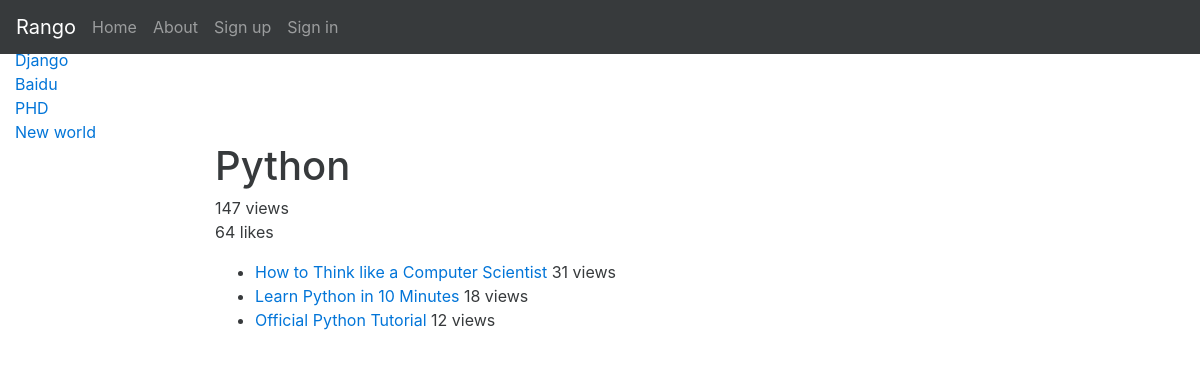
/rango/category/python/, run on the app's committed database.
### rango/models.py (models this page shows, shortened)
class Category(models.Model):
	name = models.CharField(max_length = 128, unique = True)
	views = models.IntegerField(default = 0)
	likes = models.IntegerField(default = 0)
	slug = models.SlugField(default = "")
	def save(self, *args, **kwargs):
		self.slug = slugify(self.name)
		super(Category, self).save(*args, **kwargs)
	class Meta:
		verbose_name_plural = 'categories'

class Page(models.Model):
	category = models.ForeignKey(Category)
	title = models.CharField(max_length = 128)
	url = models.URLField()
	views = models.IntegerField(default = 0)
	first_visit = models.DateTimeField(auto_now = False, auto_now_add = True)
	last_visit = models.DateTimeField(auto_now = True, auto_now_add = False)

### rango/views.py (the view)
# urls.py: url(r'^category/(?P<category_name_slug>[\w\-]+)/$', views.show_category, name = 'show_category'),
def show_category(request, category_name_slug):
	context_dict = {}
	try:
		category = Category.objects.get(slug = category_name_slug)
		pages = Page.objects.filter(category = category).order_by('-views')
		category.views = category.views + 1
		category.save()
		context_dict['category'] = category
		context_dict['pages'] = pages
	except Category.DoesNotExist:
		context_dict['category'] = None
		context_dict['pages'] = None
	return render(request, 'rango/category.html', context = context_dict)

### rango/templatetags/rango_template_tags.py (called while the page is built)
@register.inclusion_tag('rango/cats.html')
def get_category_list(cat = None):
	return {'cats': Category.objects.all(),
		'act_cat': cat}

### templates/rango/category.html (shortened to what this page needs)
{% extends 'rango/base.html' %}
{% block body %}
		{% if category %}
			<h1 >{{ category.name }}</h1>
			<p>{{ category.views }} views<br />
			{{ category.likes }} likes</p>
			{% if pages %}
				<ul>
					{% for page in pages %}
						<li><a href="{% url 'goto' %}?page_id={{ page.id }}">{{ page.title }}</a>   {{ page.views }} views</li>
					{% endfor %}
				</ul>
			{% else %}
				<h3>No pages currently in category!</h3>
			{% endif %}
		{% else %}
			<h3>The specified category does not exist!</h3>
		{% endif %}
{% endblock %}

### templates/rango/base.html (shortened to what this page needs)
<!DOCTYPE html>
<html lang="en">
{% load staticfiles %}
{% load rango_template_tags %}
	<head>
		<link href="http://v4-alpha.getbootstrap.com/dist/css/bootstrap.min.css" rel="stylesheet">
		<link href="http://v4-alpha.getbootstrap.com/examples/dashboard/dashboard.css" rel="stylesheet">
	</head>
	<body>
		<nav class="navbar navbar-dark navbar-fixed-top bg-inverse">
			<a class="navbar-brand" href="{% url 'index' %}">Rango</a>
			<div id="navbar">
				<nav class="nav navbar-nav pull-xs-left">
					<a class="nav-item nav-link" href="{% url 'index' %}">Home</a>
					<a class="nav-item nav-link" href="{% url 'about' %}">About</a>
					{% if user.is_authenticated %}
					<a class="nav-item nav-link" href="{% url 'add_category' %}">Add a New Category</a>
					<a class="nav-item nav-link" href="{% url 'auth_logout' %}">Logout</a>
					{% else %}
					<a class="nav-item nav-link" href="{% url 'registration_register' %}">Sign up</a>
					<a class="nav-item nav-link" href="{% url 'auth_login' %}">Sign in</a>
					{% endif %}
				</nav>
			</div>
		</nav>
		<div class="container-fluid">
			<div class="row">
				<div class="col-sm-3 col-md-2 sidebar">
				{% block sidebar %}
					{% get_category_list category %}
				{% endblock %}
				</div>
				<div class="col-sm-9 offset-sm-3 col-md-10 offset-md-2 main">
					{% block body %}
					{% endblock %}
				</div>
			</div>
		</div>
	</body>
</html>

### templates/rango/cats.html
<ul class="nav nav-sidebar">
	{% if cats %}
		{% for c in cats %}
			{% if c == act_cat %}
				<li>
				<strong>
				<a href="{% url 'show_category' c.slug %}">{{ c.name }}</a>
				</strong>
				</li>
			{% else %}
				<li>
				<a href="{% url 'show_category' c.slug %}">{{ c.name }}</a>
				</li>
			{% endif %}
		{% endfor %}
	{% else %}
		<strong>There are no category present.</strong>
	{% endif %}
</ul>

### data on the page
Category: name "Django"
Category: name "Baidu"
Category: name "PHD"
Category: name "New world"
Category: name "Python", views "147", likes "64"
Page: title "How to Think like a Computer Scientist", views "31"
Page: title "Learn Python in 10 Minutes", views "18"
Page: title "Official Python Tutorial", views "12"
